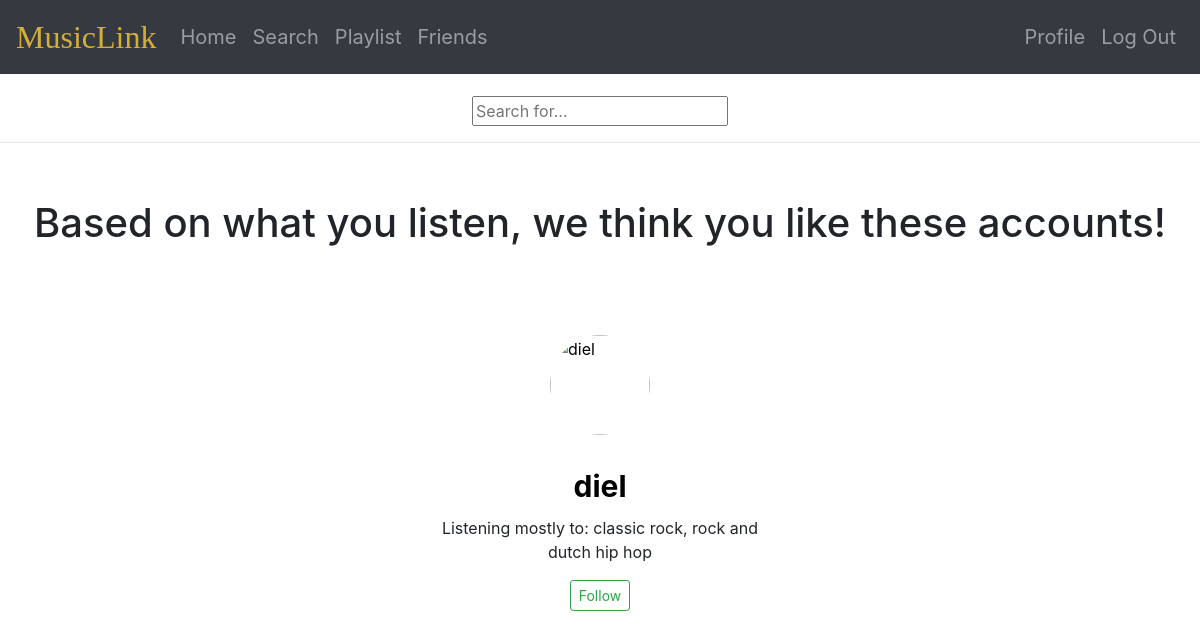
Page /friends (signed in) on the earlier database version.
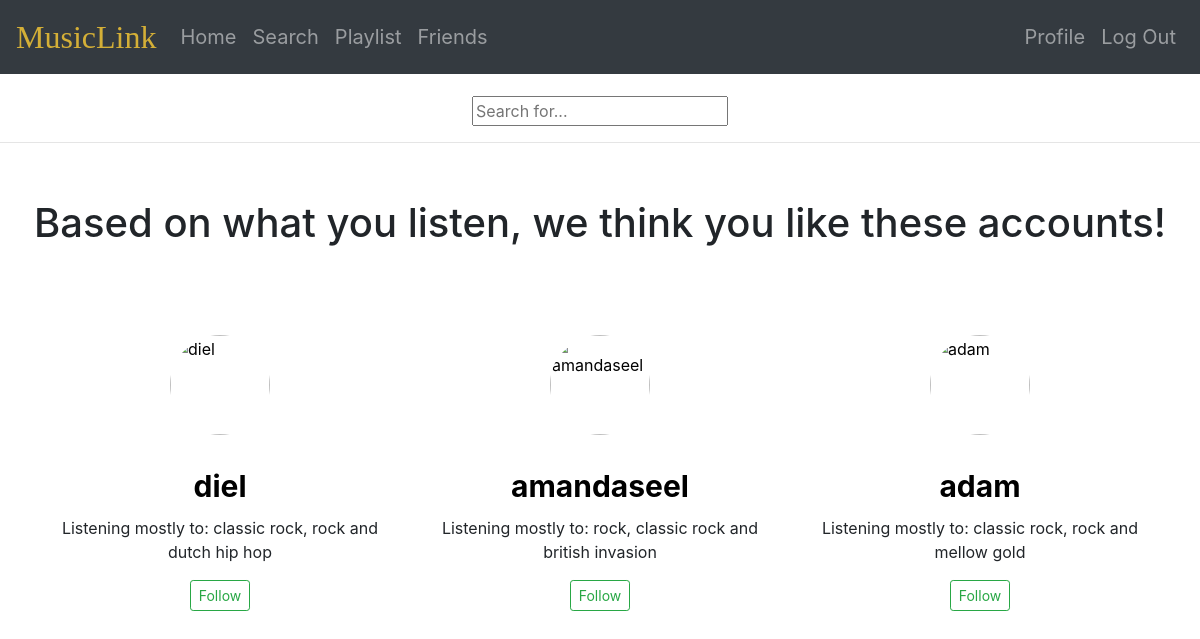
Same page on the later database version.
### tables this page shows
CREATE TABLE 'top' ('userid' integer, 'artist1' text, 'artist2' text, 'artist3' text, 'artist4' text, 'artist5' text, 'track1' text, 'track2' text, 'track3' text, 'track4' text, 'track5' text, 'genre1' text, 'genre2' text, 'genre3' text);

CREATE TABLE 'users' ('userid' integer PRIMARY KEY AUTOINCREMENT NOT NULL, 'username' text, 'hash' text, 'spotifyid' text, 'profilepic' text);

### application.py (the view)
@app.route('/friends', methods=["GET"])
@login_required
def friends():
    genres = db.execute("SELECT genre1, genre2, genre3 FROM top WHERE userid = :userid", userid=session["user_id"])
    following = db.execute("SELECT followeduserid FROM following WHERE followuserid = :userid", userid=session["user_id"])
    following = [user['followeduserid'] for user in following]
    samegenreusers = db.execute("SELECT userid, genre1, genre2, genre3 FROM top WHERE genre1 = :genre1 OR genre2 = :genre1 OR genre3 = :genre1 OR genre1 = :genre2 OR genre2 = :genre2 OR genre3 = :genre2 OR genre1 = :genre3 or genre2 = :genre3 OR genre3 = :genre3",
                    genre1=genres[0]['genre1'], genre2=genres[0]['genre2'], genre3=genres[0]['genre3'])
    samegenreusers = [user for user in samegenreusers if user['userid'] != session["user_id"]]
    samegenreusers = [user for user in samegenreusers if user['userid'] not in following]
    for user in samegenreusers:
        user['name'] = db.execute("SELECT username FROM users WHERE userid = :userid", userid=user['userid'])[0]['username']
        user['img'] = db.execute("SELECT profilepic FROM users WHERE userid = :userid", userid=user['userid'])[0]['profilepic']
    if len(samegenreusers) > 3:
        samegenreusers = random.sample(samegenreusers, 3)
    return render_template("friends.html", users=samegenreusers, following=following)

### helpers.py (called while the page is built)
def login_required(f):
    @wraps(f)
    def decorated_function(*args, **kwargs):
        if session.get("user_id") is None:
            return redirect("/")
        return f(*args, **kwargs)
    return decorated_function

### templates/friends.html (shortened to what this page needs)
{% extends "layout.html" %}
{% block main %}
    <div style="float: center">
        <input autocomplete="off" autofocus placeholder="Search for..." type="text" class="search" style="float: center">
    </div>
    {% if users %}
    <hr class="featurette-divider">
    <h1 id="friendspage">Based on what you listen, we think you like these accounts!</h1>
    <div class="container marketing">
        <div class="row">
            {% if users|length < 3 %}
            <div class="col-sm"></div>
            {% endif %}
            {% for user in users %}
                <div class="col-lg-4">
                    <form action="/profile" method="POST">
                        <input type="image" src="{{ user['img'] }}" class="center-cropped" value="{{ user['name'] }}" name='username'>
                    </form>
                    <form action="/profile" method="POST">
                        <input type="submit" class="btn default" value="{{ user['name'] }}" name='username' style="background-color: inherit; font-size: 30px; font-weight: bold">
                    </form>
                    <p>Listening mostly to: {{ user['genre1'] }}, {{ user['genre2'] }} and {{ user['genre3'] }}</p>
                    <p>
                    <form action="/follow" method="post">
                        <button type="submit" class="btn btn-outline-success btn-sm" value="{{ user['name'] }}" name='follow'>Follow</button>
                    </form>
                    </p>
                </div>
            {% endfor %}
            {% if users|length < 3 %}
            <div class="col-sm"></div>
            {% endif %}
        </div>
    </div>
    {% endif %}
{% endblock %}

### templates/layout.html (shortened to what this page needs)
<!DOCTYPE html>
<head>
    <link href="/static/styles.css" rel="stylesheet">
    <link href="https://stackpath.bootstrapcdn.com/bootstrap/4.1.3/css/bootstrap.min.css" rel="stylesheet">
</head>
<body>
        <nav class="navbar fixed-top navbar-expand-md navbar-dark bg-dark">
            <a href="/home" class="navbar-brand" id="brand">MusicLink</a>
            <div class="collapse navbar-collapse" id="navbar">
                {% if session.user_id %}
                    <ul class="navbar-nav mr-auto">
                        <li id="navitem" class="nav-item"><a class="nav-link" href="/home">Home</a></li>
                        <li id="navitem" class="nav-item"><a class="nav-link" href="/search">Search</a></li>
                        <li id="navitem" class="nav-item"><a class="nav-link" href="/playlist">Playlist</a></li>
                        <li id="navitem" class="nav-item"><a class="nav-link" href="/friends">Friends</a></li>
                    </ul>
                    <ul class="navbar-nav ml-auto">
                        <li id="navitem" class="nav-item"><a class="nav-link" href="/ownprofile">Profile</a></li>
                        <li id="navitem" class="nav-item"><a class="nav-link" href="/logout">Log Out</a></li>
                    </ul>
                {% else %}
                    <ul class="navbar-nav ml-auto">
                        <li id="navitem" class="nav-item"><a class="nav-link" href="/authorise">Register</a></li>
                        <li id="navitem" class="nav-item"><a class="nav-link" onclick="openLogin()" style="cursor: pointer;">Log In</a></li>
                    </ul>
                {% endif %}
            </div>
        </nav>
    <main>
        {% block main %}{% endblock %}
    </main>
</body>

### static/styles.css (style rules this page uses)
#brand { color: #D4AF37; font-family: papyrus; font-size: 200%; }
#navitem { font-size: 125%; color: #D4AF37; }
main { text-align: center; }
body { padding-top: 8em; max-width: 100%; overflow-x: hidden; padding-top: 6em; }
#friendspage { padding-bottom: 2em; padding-top: 1em; }
.center-cropped { width: 100px; height: 100px; background-position: center center; background-repeat: no-repeat; background-size: cover; border-radius: 50%; margin: auto; }

Differences in the rows shown:
added top: username "amandaseel", genre1 "rock", genre2 "classic rock", genre3 "british invasion"
added top: username "adam", genre1 "classic rock", genre2 "rock", genre3 "mellow gold"
